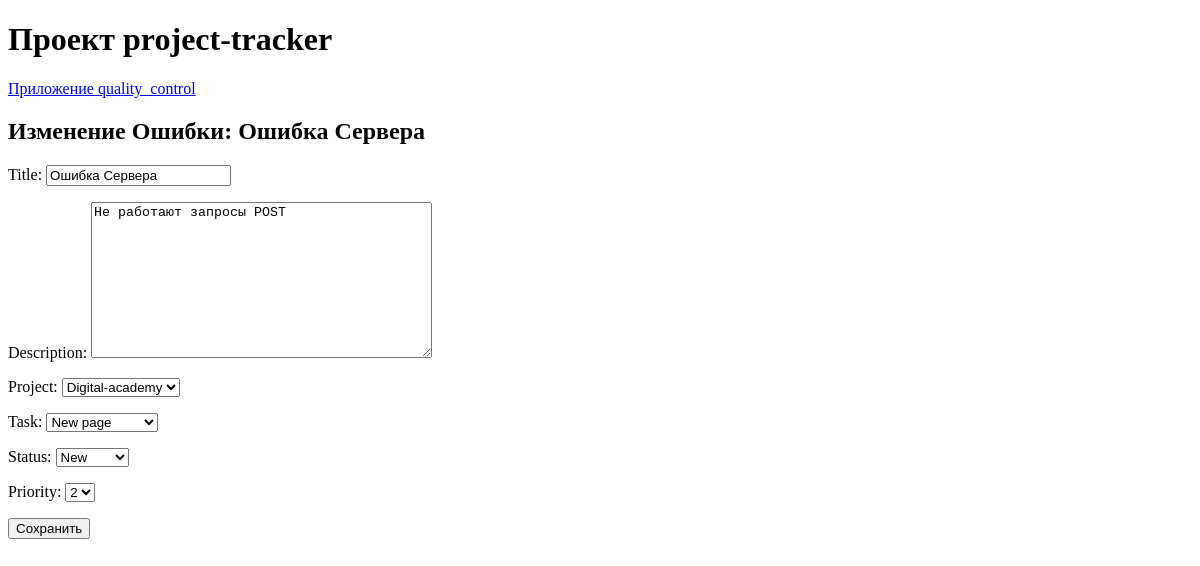
The page /bugs/1/update/ on the database as committed earlier.
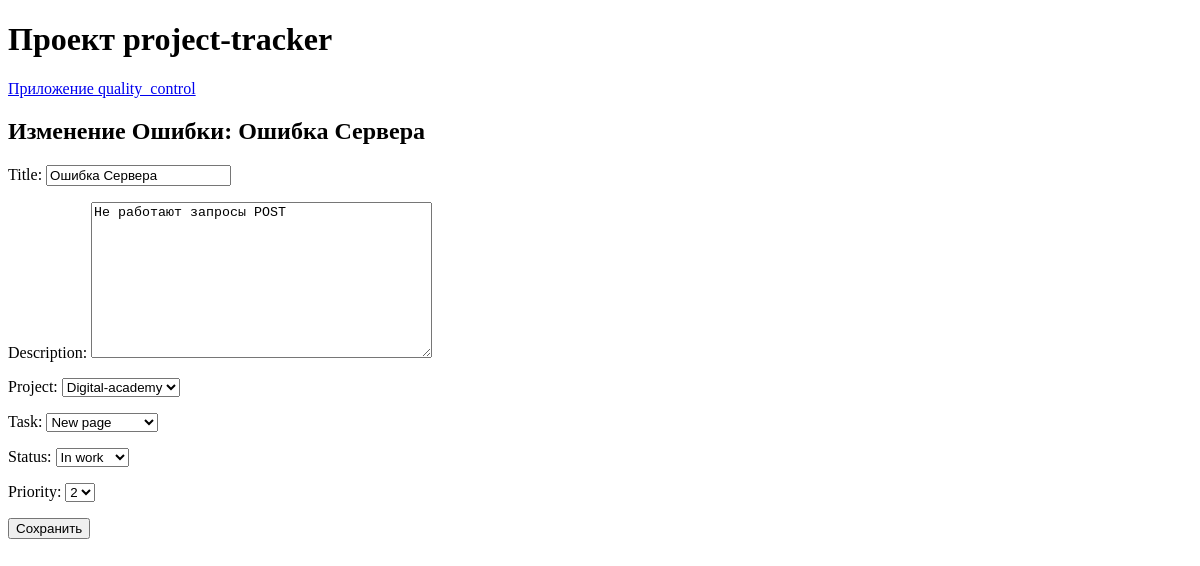
The same page on the database as committed later.
### quality_control/models.py (models this page shows)
class BugReport(models.Model):
    STATUS_CHOICES = [('Новая', 'New'), ('В работе', 'In work'), ('Завершена', 'Finished'),]
    PRIORITY_CHOICES = [(1, 1), (2, 2), (3, 3), (4, 4), (5, 5)]
    title = models.CharField(max_length=100)
    description = models.TextField()
    project = models.ForeignKey(Project, related_name='BugReport', on_delete=models.CASCADE)
    task = models.ForeignKey(Task, related_name='BugReport', on_delete=models.SET_NULL, null=True, blank=True )
    status = models.CharField(max_length=50, choices=STATUS_CHOICES, default='Новая')
    priority = models.IntegerField(choices=PRIORITY_CHOICES, default=1)
    created_at = models.DateTimeField(auto_now_add=True)
    update_at = models.DateTimeField(auto_now=True)

### quality_control/views.py (the view)
# urls.py: path('bugs/<int:bug_id>/update/', views.update_BugReport, name='update_BugReport'),
def update_BugReport(request, bug_id):
    bug = get_object_or_404(BugReport, id=bug_id)
    if request.method == 'POST':
        form = BugReportForm(request.POST, instance=bug)
        if form.is_valid():
            form.save()
            return redirect('quality_control:bug_detail', bug_id=bug_id)
    else:
        form = BugReportForm(instance=bug)
    return render(request, 'quality_control/bug_report_update.html', {'bug': bug, 'form': form})

### quality_control/forms.py
class BugReportForm(ModelForm):
    class Meta:
        model = BugReport
        fields = ['title', 'description', 'project', 'task',
                  'status', 'priority']

### tasks/models.py (called while the page is built)
    def __str__(self):
        return self.name

    def __str__(self):
        return self.name

### quality_control/templates/quality_control/bug_report_update.html (shortened to what this page needs)
{% extends 'base.html'%}
{% block content %}
<h2>Изменение Ошибки: {{bug.title}}</h2>
<form method="post">
    {{form.as_p}}
    <button type='submit'> Сохранить</button>
</form>
{% endblock %}

Rows that differ between the two databases and show on the page:
changed BugReport "Ошибка Сервера": status "New" → "In work"
